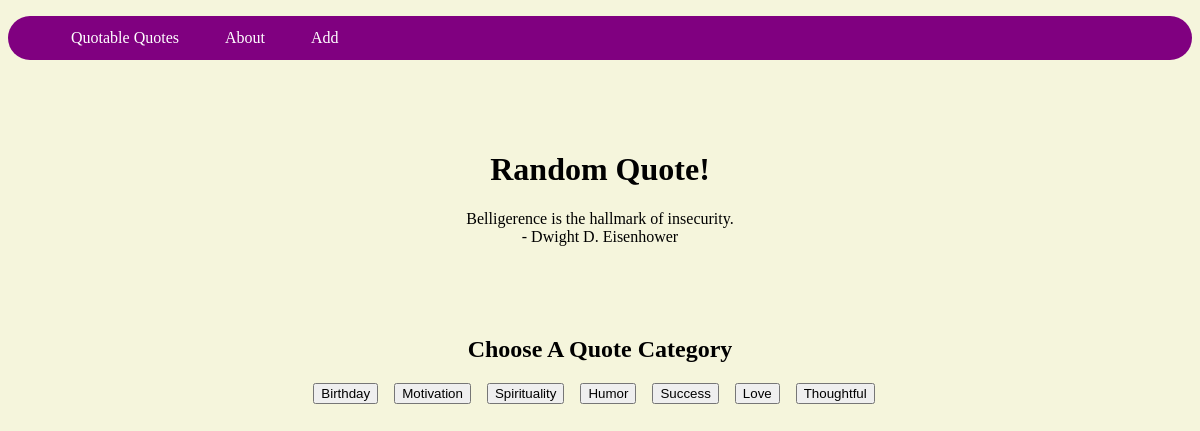
The page / on the database its author committed.
### qq/quotes/models.py (models this page shows, shortened)
class Quote(models.Model):
    text = models.TextField()
    tags = models.ManyToManyField('Tag')
    category = models.ManyToManyField('Category')
    author = models.ForeignKey('Author', on_delete = models.CASCADE)

class Author(models.Model):
    author = models.CharField(max_length = 250, default='Anonymous')

class Category(models.Model):
    category = models.CharField(max_length = 250, null=True, blank=True)
    def __str__(self):
       return self.category

### qq/quotes/views.py (the view, shortened to what this page needs)
# urls.py: 2. Add a URL to urlpatterns:  path('', Home.as_view(), name='home')
class Home(View):
    def get(self, request):
        pks = Quote.objects.values_list('pk', flat=True)
        random_pk = choice(pks)
        daily = Quote.objects.get(pk=random_pk)
        categories = Category.objects.all()
        return render (
            request,
            'index.html',
            {
                'daily' : daily,
                'categories' : categories
            },
        )

### qq/quotes/templates/index.html
{% extends 'nav.html' %}
{% block content %}
<br><br><br>
<center>
    <h1>Random Quote!</h1>
    <p>
        {{ daily.text }}<br>
        <label>- {{ daily.author.author }}</label>
    </p>
    <br><br><br>
    <h2>Choose A Quote Category</h2>
    <form action="{% url 'results' %}" method="GET">
    {% for category in categories %}
        <input type='submit' name='category' value={{category}}>&nbsp &nbsp</input>
    {% endfor %}
    </form>
</center>
{% endblock content %}

### qq/templates/nav.html (shortened to what this page needs)
<!DOCTYPE html>
<html lang="en">
<head>
</head>
<body style="background-color:beige;">
    <header>
        <nav class="navbar">
            <ul>
                <li><a href="{% url 'home' %}">Quotable Quotes</a></li>
                <li><a href="{% url 'about' %}">About</a></li>
                <li><a href="{% url 'add' %}">Add</a></li>
            </ul>
        </nav>
    </header>
    {% block content %}
    {% endblock content %}
</body>
</html>

### qq/templates/nav.html (style rules this page uses)
.navbar { background-color: purple; border-radius: 30px; }
.navbar ul { overflow: auto; }
.navbar li { float:left; list-style: none; margin: 13px 20px; }
.navbar li a { padding: 3px 3px; text-decoration: none; color: white; }

### rows shown on the page
Quote: text "Belligerence is the hallmark of insecurity.", author.author "Dwight D. Eisenhower"
Category: category "Birthday"
Category: category "Motivation"
Category: category "Spirituality"
Category: category "Humor"
Category: category "Success"
Category: category "Love"
Category: category "Thoughtful"
